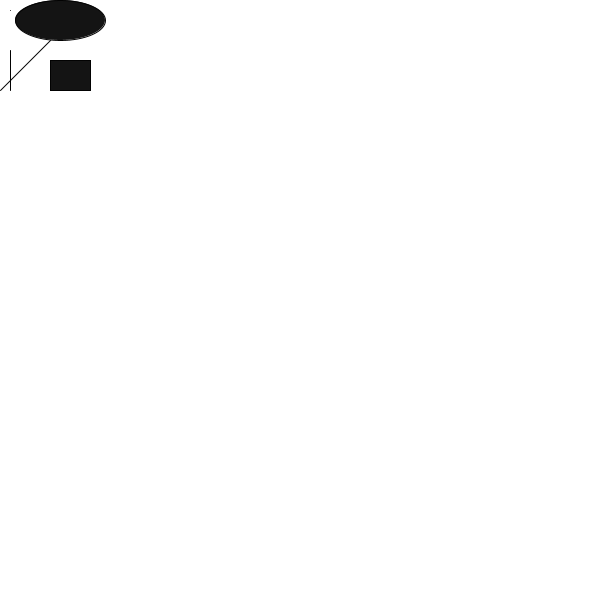
Frame 1 (no input)
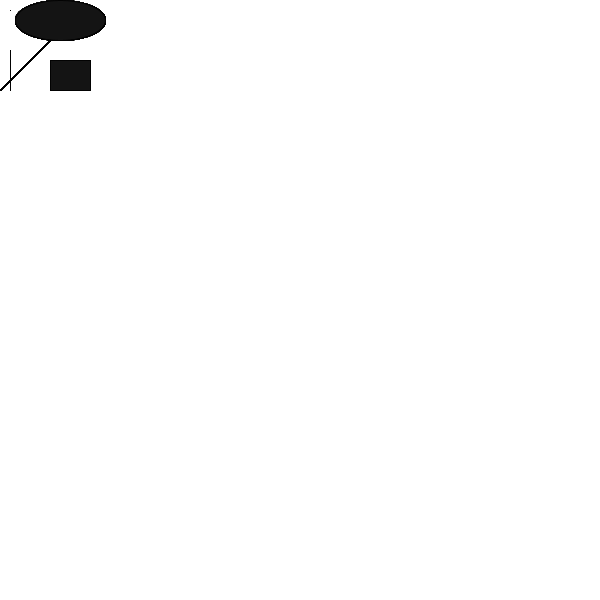
Frame 60 (the mouse pressed at the canvas centre just before this capture)
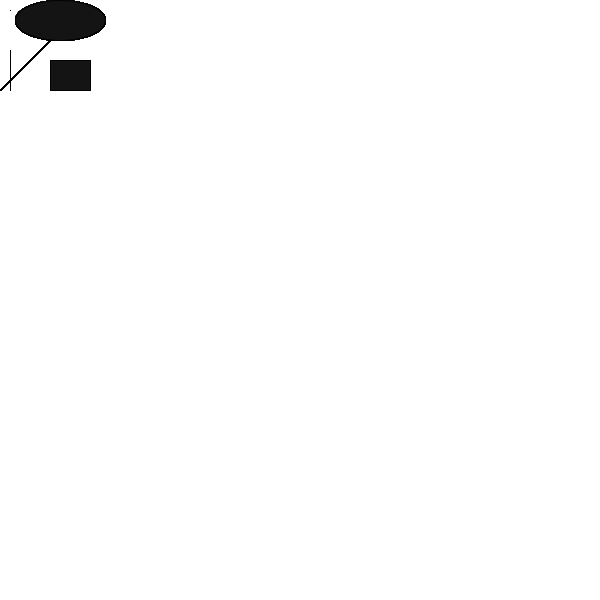
Frame 120 (the mouse held since frame 60 and released just before this capture)

The Processing sketch that drew these frames (run headless with seeded random() and noise(); from frame 60 on, the mouse is pressed at the canvas centre):

// Processing sketch: Helton_Activity_3
// ── Helton_Activity_3.pde
//Project created by Tanner Helton

void setup() {
  //Initiate variables
  int s, o;
  s = 2;
  o = 20;

  //Set background, size, fill, storke, etc...
  background(255);
  size(600,600);
  fill(o);
  stroke(2);
  scale(s);
  ellipseMode(CENTER);
  rectMode(CORNERS);

  //Print text in console
  println("Hello");
  println("Scale: "+s);
  println("Color: "+o);
}
void draw() {
  //Draw the shapes
  point(10, 10);
  line(10, 50, 10, 90);
  line(0, 90, 50, 40);
  ellipse(60, 20, 90, 40);
  rect(50, 60, 90, 90);
}
